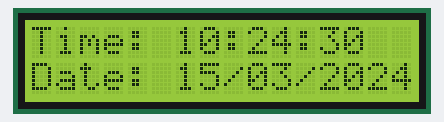
A sketch run on a simulated Arduino Uno, built with avr-gcc and run on an emulated ATmega328P. Parts: 16×2 character LCD. The local clock reads 2024-03-15 10:24:30 at power-on unless the sketch sets it.

Above: at 0.2 s.
At 4.1 s:
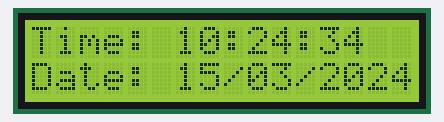
At 9.1 s:
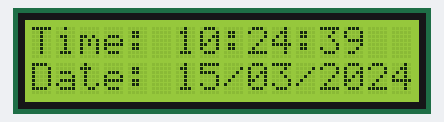
At 19.1 s:
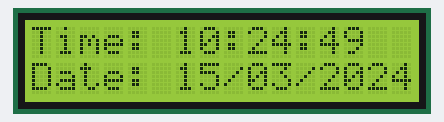
At 29.1 s:
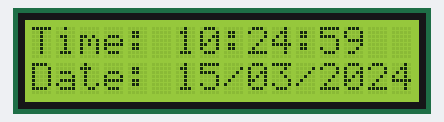
At 38.1 s:
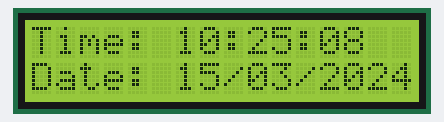

Measured:
- what the display in image 1 shows lasts 1.0 s, from 4.1 s to 5.1 s

The sketch:

code_bth3_3.1.ino
```cpp
#include <Wire.h>
#include <RTClib.h>
#include <LiquidCrystal_I2C.h>
LiquidCrystal_I2C lcd(0x27, 16, 2);
RTC_DS1307 rtc;

void setup() {
  // put your setup code here, to run once:
  lcd.init();
  lcd.backlight();
  lcd.setCursor(0, 0);
  lcd.print("Line 1 test OK");
  lcd.setCursor(0, 1);
  lcd.print("Line 2 test OK");

  // Kiểm tra RTC
  if (!rtc.begin()) {
    lcd.print("RTC not found!");
  }

  // Nếu RTC chưa cài giờ, cài giờ theo thời gian máy tính
  if (!rtc.isrunning()) {
    lcd.clear();
    lcd.print("RTC adjust...");
    rtc.adjust(DateTime(F(__DATE__), F(__TIME__)));
    delay(2000);
  }

  lcd.clear();

}

void loop() {
  // put your main code here, to run repeatedly:
  DateTime now = rtc.now();

  lcd.setCursor(0, 0);
  lcd.print("Time: ");
  if (now.hour() < 10) lcd.print('0');
  lcd.print(now.hour());
  lcd.print(':');
  if (now.minute() < 10) lcd.print('0');
  lcd.print(now.minute());
  lcd.print(':');
  if (now.second() < 10) lcd.print('0');
  lcd.print(now.second());

  lcd.setCursor(0, 1);
  lcd.print("Date: ");
  if (now.day() < 10) lcd.print('0');
  lcd.print(now.day());
  lcd.print('/');
  if (now.month() < 10) lcd.print('0');
  lcd.print(now.month());
  lcd.print('/');
  lcd.print(now.year());

}
```
